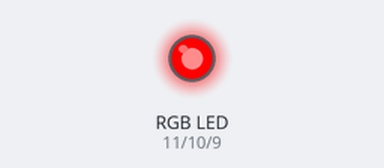
Simulated run of this sketch. Board: Arduino Uno, built with avr-gcc and run on an emulated ATmega328P. On the bench: an RGB LED mixed from three pins (HIGH = lit). Dim RGB values are drawn brighter than linear.

Above: at 0.05 s.
At 0.75 s:
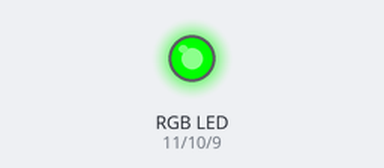
At 1.45 s:
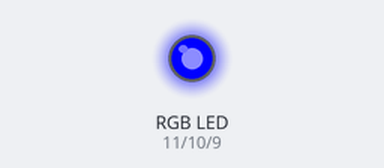
At 4.25 s:
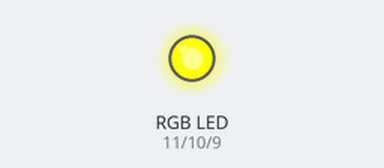
At 6.55 s:
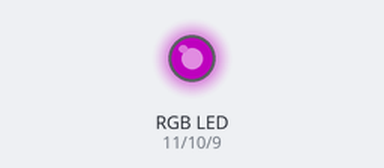
At 8.5 s:
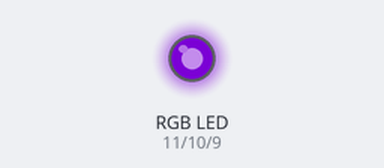
Timing chart, 0 to 11.1 s (numbered marks = the images above):
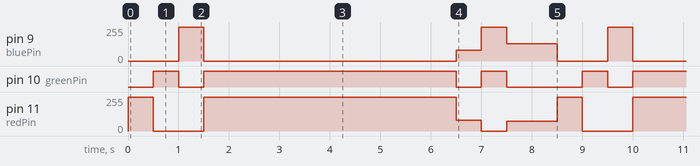

Measured:
- by itself, pin 9 (bluePin): repeats every 8.5 s: 0/255 5.0 s, 80/255 0.50 s, 255/255 0.50 s, 130/255 1.0 s, 0/255 1.0 s, 255/255 0.50 s
- by itself, pin 10 (greenPin): repeats every 8.5 s: LOW 0.50 s, HIGH 5.0 s, LOW 0.50 s, HIGH 0.50 s, LOW 1.5 s, HIGH 0.50 s
- by itself, pin 11 (redPin): repeats every 8.5 s: 0/255 1.0 s, 255/255 5.0 s, 80/255 0.50 s, 0/255 0.50 s, 75/255 1.0 s, 255/255 0.50 s

The sketch:

BlinkRGB_LED_sep16c.ino
```cpp
int redPin = 11;
int greenPin = 10;
int bluePin = 9;


void setup() {
  // put your setup code here, to run once:
  //Set each pin mode to give an output of 5V or 3.5V

  pinMode(redPin, OUTPUT);
  pinMode(greenPin, OUTPUT);
  pinMode(bluePin, OUTPUT);

}

void setColor(int red, int green, int blue) {
  // put your main code here, to run repeatedly:

  //AnalogWrite can be used to light Led at varying brightnesses
  //The function takes the value for brightness
  // The value range: 0 - 255

  analogWrite(redPin, red);
  analogWrite(greenPin, green);
  analogWrite(bluePin, blue);


}

void loop()
{
  //Entering the values for each color as an argument
  setColor(255, 0, 0); //red
  delay(500);
  setColor(0, 255, 0); //green
  delay(500);
  setColor(0, 0, 255); // blue
  delay(500);
  setColor(255, 255, 0); //yellow
  delay(5000);
  setColor(80, 0, 80);  //purple
  delay(500);
  setColor(0, 255, 255); //aqua
  delay(500);
  setColor(0x4B, 0x0, 0x82);
  delay(1000);

}
```
